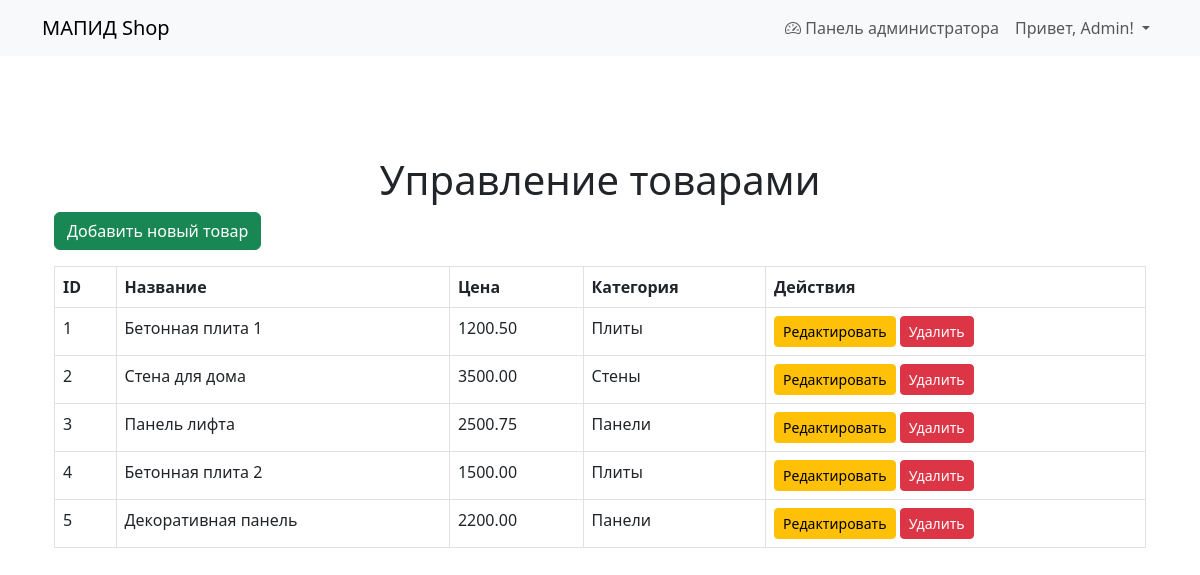
The page /manage_products.php (signed in) on the database its author committed.
### tables this page shows
CREATE TABLE `products` (
  `id` int NOT NULL,
  `name` varchar(100) NOT NULL,
  `description` text,
  `price` decimal(10,2) NOT NULL,
  `stock` int DEFAULT '0',
  `image_path` varchar(255) DEFAULT NULL,
  `created_at` timestamp NULL DEFAULT CURRENT_TIMESTAMP,
  `category` varchar(255) NOT NULL,
  `full_description` text NOT NULL,
  `country_of_origin` varchar(255) NOT NULL,
  `dimensions` varchar(255) NOT NULL,
  `weight` varchar(50) NOT NULL
);

### public/manage_products.php (the view, shortened to what this page needs)
<?php
require_once '../config/db.php';
$db = new Database($dbConfig);
$connection = $db->getConnection();
$query = "SELECT * FROM products ORDER BY created_at DESC";
$stmt = $connection->prepare($query);
$stmt->execute();
$products = $stmt->fetchAll(PDO::FETCH_ASSOC);
?>
<!DOCTYPE html>
<html lang="ru">
<head>
    <link href="https://cdn.jsdelivr.net/npm/bootstrap@5.3.0/dist/css/bootstrap.min.css" rel="stylesheet">
</head>
<body>
    <?php include 'includes/header.php'; ?>
    <div class="container py-5">
        <h1 class="text-center">Управление товарами</h1>
        <a href="add_product_page.php" class="btn btn-success mb-3">Добавить новый товар</a>
        <table class="table table-bordered">
            <thead>
                <tr>
                    <th>ID</th>
                    <th>Название</th>
                    <th>Цена</th>
                    <th>Категория</th>
                    <th>Действия</th>
                </tr>
            </thead>
            <tbody>
                <?php foreach ($products as $product): ?>
                    <tr>
                        <td><?php echo htmlspecialchars($product['id']); ?></td>
                        <td><?php echo htmlspecialchars($product['name']); ?></td>
                        <td><?php echo htmlspecialchars($product['price']); ?></td>
                        <td><?php echo htmlspecialchars($product['category']); ?></td>
                        <td>
                            <a href="edit_product.php?id=<?php echo $product['id']; ?>" class="btn btn-warning btn-sm">Редактировать</a>
                            <a href="delete_product.php?id=<?php echo $product['id']; ?>" class="btn btn-danger btn-sm" onclick="return confirm('Вы уверены, что хотите удалить этот продукт?');">Удалить</a>
                        </td>
                    </tr>
                <?php endforeach; ?>
            </tbody>
        </table>
    </div>
</body>
</html>

### rows shown on the page
products: id "1", name "Бетонная плита 1", price "1200.50", category "Плиты"
products: id "2", name "Стена для дома", price "3500.00", category "Стены"
products: id "3", name "Панель лифта", price "2500.75", category "Панели"
products: id "4", name "Бетонная плита 2", price "1500.00", category "Плиты"
products: id "5", name "Декоративная панель", price "2200.00", category "Панели"

### other values the page prints
$_SESSION['user']['name'] "Admin"
